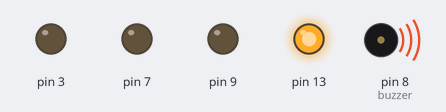
This program was run on a simulated Arduino Uno, built with avr-gcc and run on an emulated ATmega328P. On the bench: output pins drawn as LEDs (lit = HIGH), buzzer (waves = sounding).

Above: at 1.2 s.
At 3.7 s:
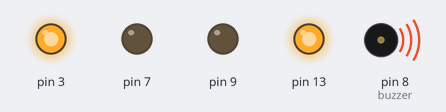
At 6.2 s:
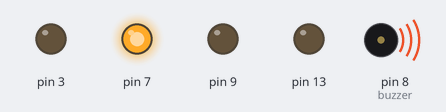
At 8.7 s:
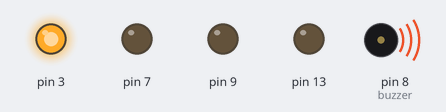
Timing chart, 0 to 13.0 s (numbered marks = the images above):
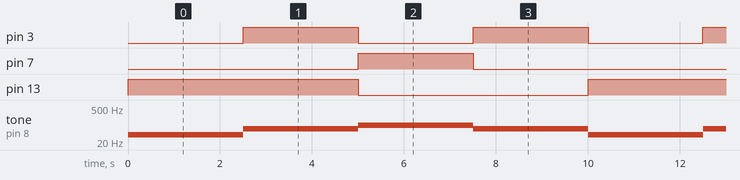

The program:

main.cpp
```cpp
#include <Arduino.h>

// röd lampa pin 13 (50), grön lampa pin 7 (90), gul lampa pin 3 (70)
const int buzzer = 8;
const int LED = 9;


void setup() {
// put your setup code here, to run once:
  pinMode(buzzer, OUTPUT);
  pinMode(7, OUTPUT);
  pinMode(13,OUTPUT);
  pinMode(3,OUTPUT);
  pinMode(9, OUTPUT);
  pinMode(2, INPUT);
}

void loop() {
// put your main code here, to run repeatedly:
  digitalWrite(13, HIGH); //röd lampa lyser
  tone(buzzer, 40); // ljudet för röd lampa sätts på
  delay(2500);

  digitalWrite(3, HIGH); // gul lampa lyser
  noTone(buzzer);
  tone(buzzer, 70); // ljudet för gul lampa sätts på
  delay(2500);
  noTone(buzzer); // ljudet slutar

  digitalWrite(3, LOW); // gul lampa släcks
  digitalWrite(13, LOW); // röd lampa släcks

  digitalWrite(7, HIGH); //grön lampa lyser
  noTone(buzzer);
  tone(buzzer, 100); //ljudet för grön lampa sätts på
  delay(2500);
  digitalWrite(7, LOW); // grön lampa släcks
  noTone(buzzer); // ljudet slutar

  digitalWrite(3, HIGH); // gul lampa sätts på
  noTone(buzzer);
  tone(buzzer, 70);
  delay(2500);
  digitalWrite(3, LOW);
  noTone(buzzer);

}
```

Measured:
- by itself, pin 3: alternates HIGH for 2.5 s and LOW for 2.5 s
- by itself, pin 7: alternates HIGH for 2.5 s and LOW for 7.5 s
- by itself, pin 13: alternates HIGH for 5.0 s and LOW for 5.0 s
- by itself, tone on pin 8 (buzzer): repeats every 10.0 s: 70 Hz 2.5 s, 100 Hz 2.5 s, 70 Hz 2.5 s, 40 Hz 2.5 s
